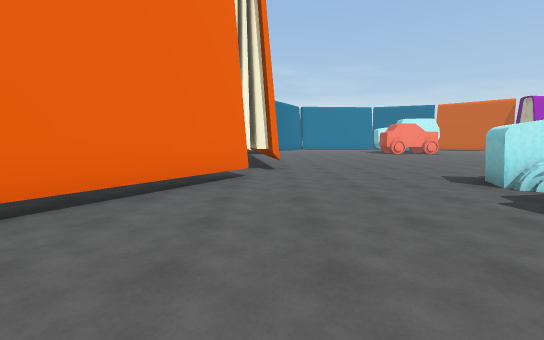
view 1 (above)

19 first-person views from a walk through a scene from a Unity 3-D project. The camera is 1.5 m above the floor, tilts 6° down and sees 90° across. The floor is counted in squares, 2 m on a side. Each view is taken from the middle of a square. On the plan, view 1 faces up. The plan holds only what a view shows up to about 10 squares ahead; the rest is blank. The place goes on beyond the plan. The player is left out. Some surface patterns are stand-ins.

view 2
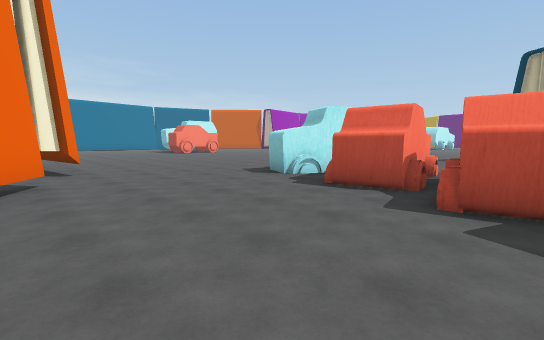

view 3
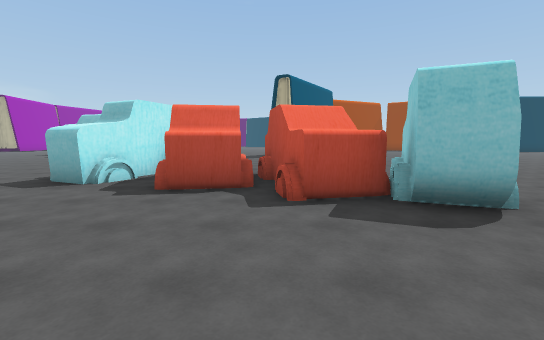

view 4
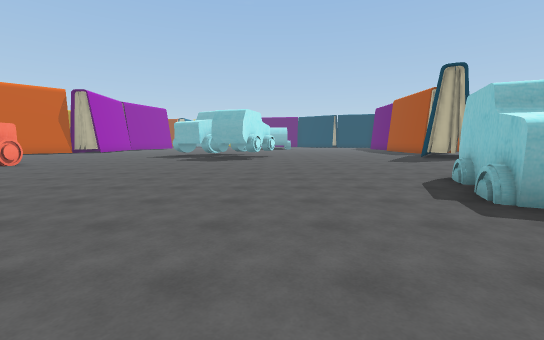

view 5
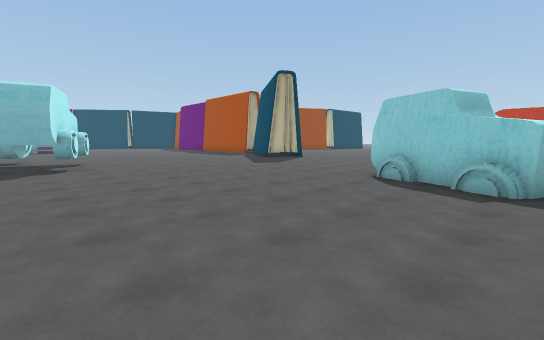

view 6
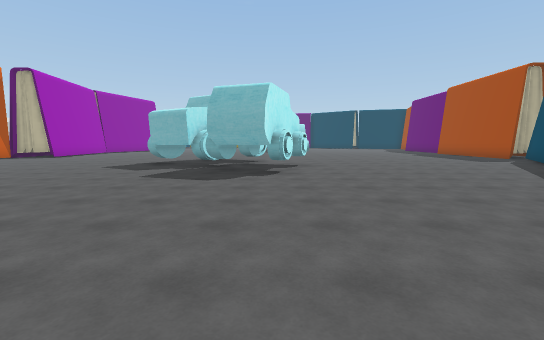

view 7
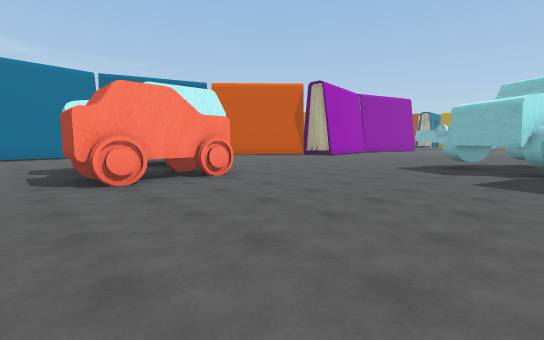

view 8
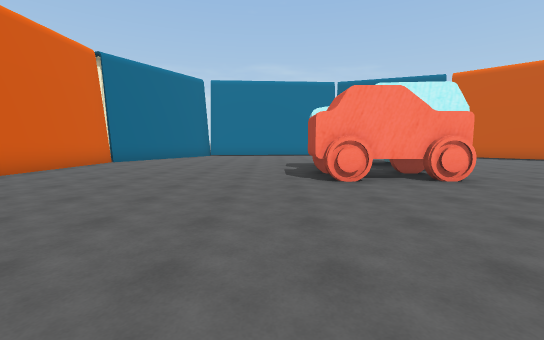

view 9
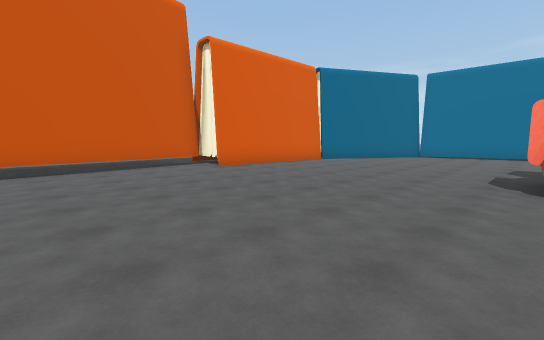

view 10
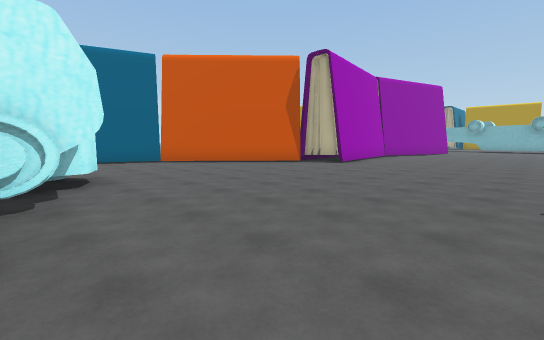

view 11
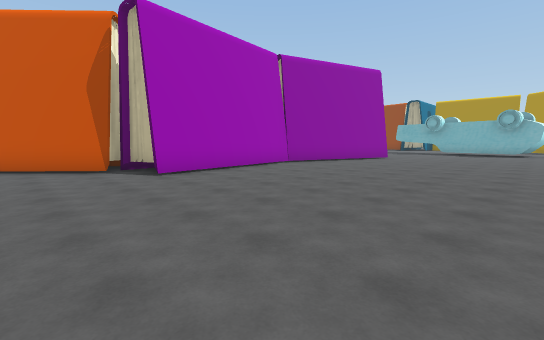

view 12
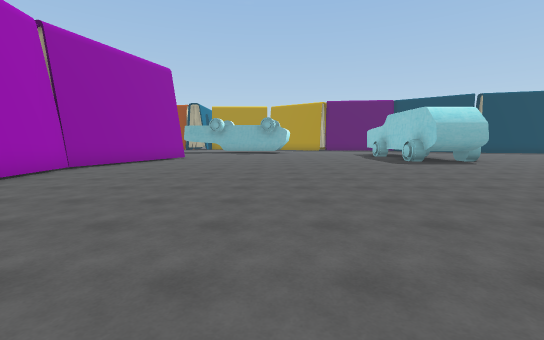

view 13
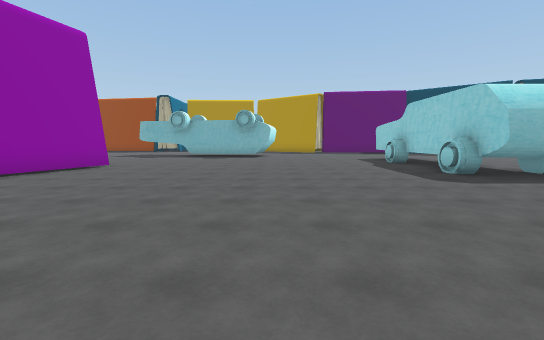

view 14
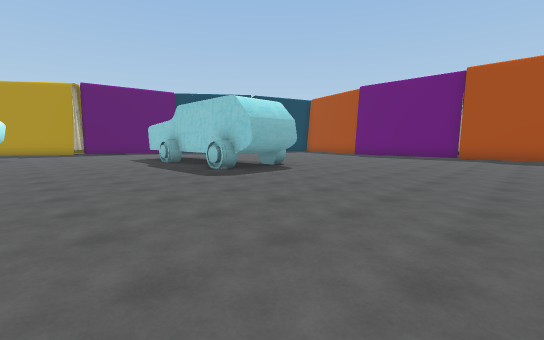

view 15
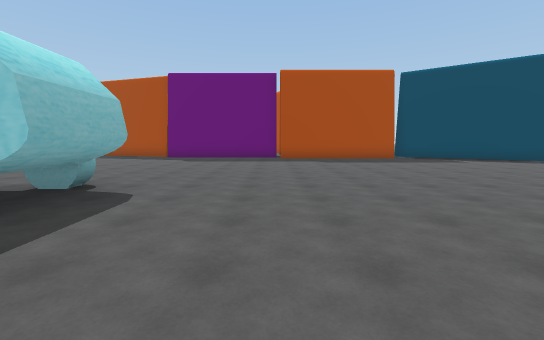

view 16
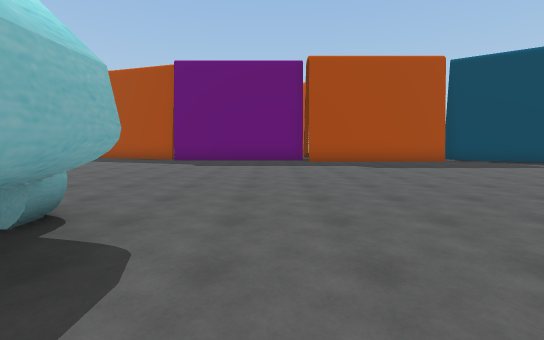

view 17
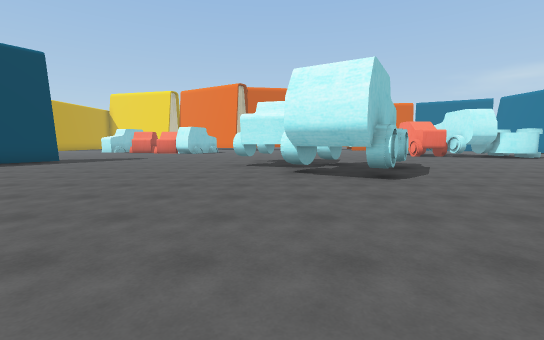

view 18
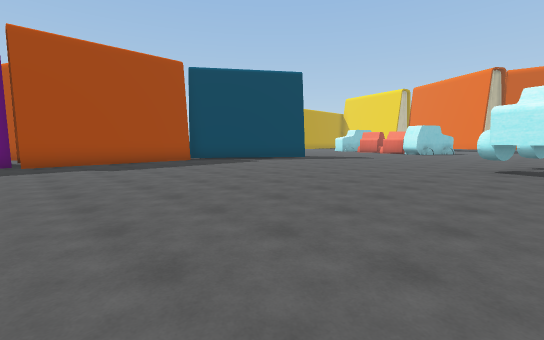

view 19
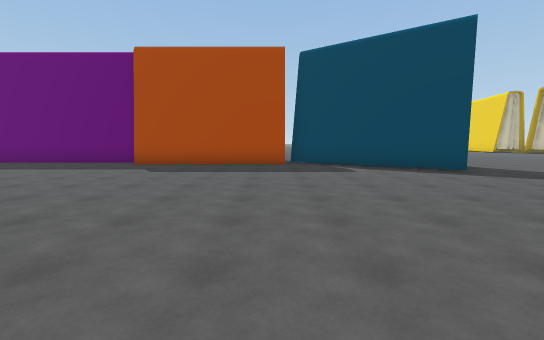

### Floor plan
Key: @ floor where view 1 was taken; # wall or solid block; . floor; C car; T thing the floor can be seen under or through; O other object.
Columns run from 3 left of view 1 to 31 right of it. Each row starts with its distance up from view 1.
 23         ...    ...##
 22        ....    ....###
 21    #.......  C......###
 20    #.......   C.......#  ####
 19    #......OO  C.......#.....####
 18    #.......  O.................#..
 17    #......C C.....................
 16   ##......CCC.....................
 15   #...............................
 14   #...............................
 13   #...............T................
 12   #..............TT#...............
 11   #..............TT##..............
 10   #.............OOO##..............
  9   ##...........OOOO...............
  8   ##.............OO..........#####
  7   ##.........................##
  6   #..............................
  5  ##....CC........................
  4  #.....CCC.......................
  3 ##.....CCC.......................
  2  .....CCCC ......................
  1  .....CCC. .....#.................
  0   .@..CC     ...###...............
 -1    ..CC     ....  ##.#####........
 -2      .CC    ..     ###   #######

Positions as (right, up) in squares from view 1, and headings:
1: (0, 0), facing up
2: (-1, 0), facing up-right
3: (-1, 1), facing right
4: (1, 8), facing right
5: (4, 10), facing down-right
6: (6, 9), facing right
7: (6, 11), facing up-right
8: (6, 11), facing up
9: (7, 11), facing up-left
10: (10, 14), facing up-right
11: (16, 13), facing up-right
12: (16, 14), facing right
13: (20, 13), facing right
14: (20, 13), facing down-right
15: (23, 11), facing down
16: (24, 9), facing down
17: (23, 9), facing left
18: (23, 9), facing down-left
19: (18, 8), facing down
